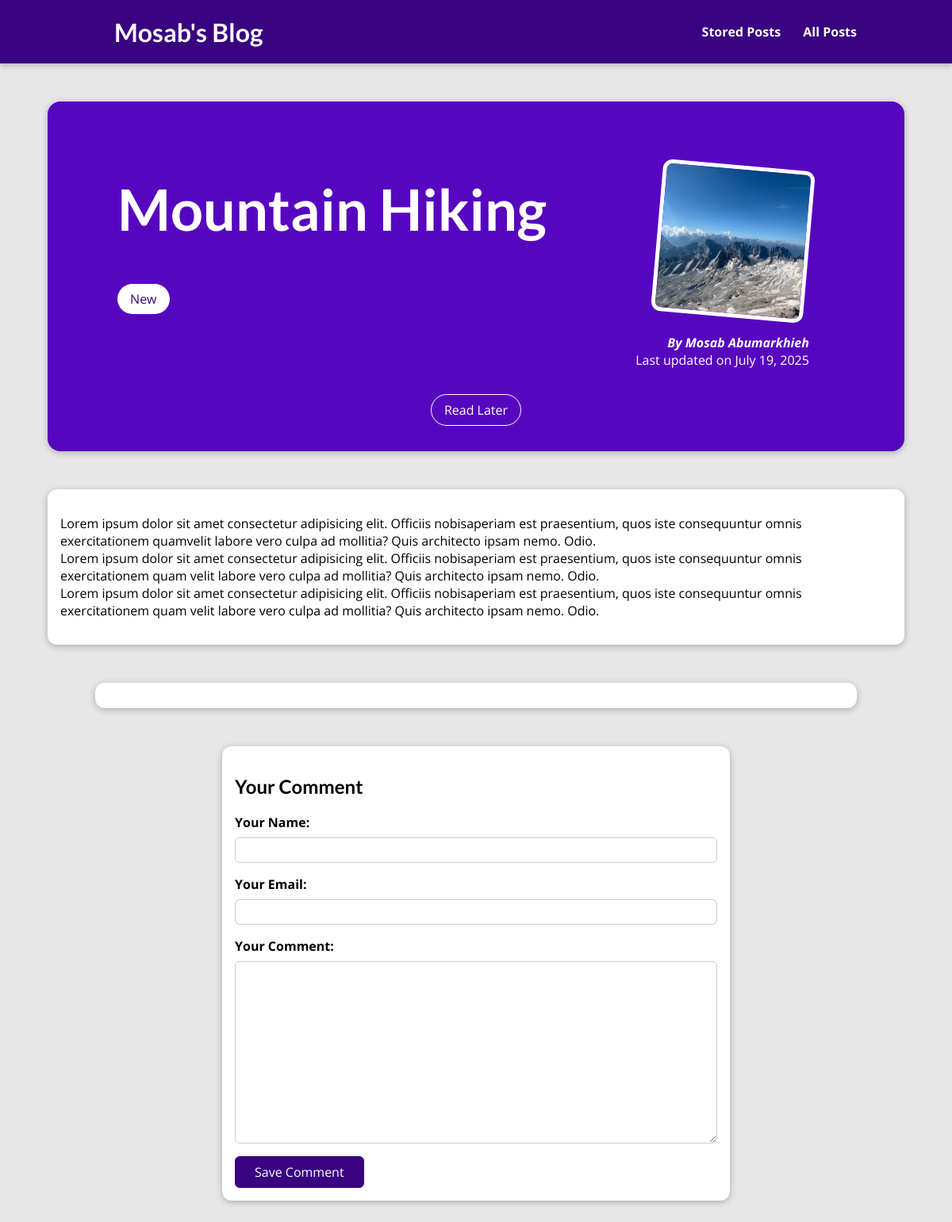
Page /posts/hike-in-the-mountains on the earlier database version.
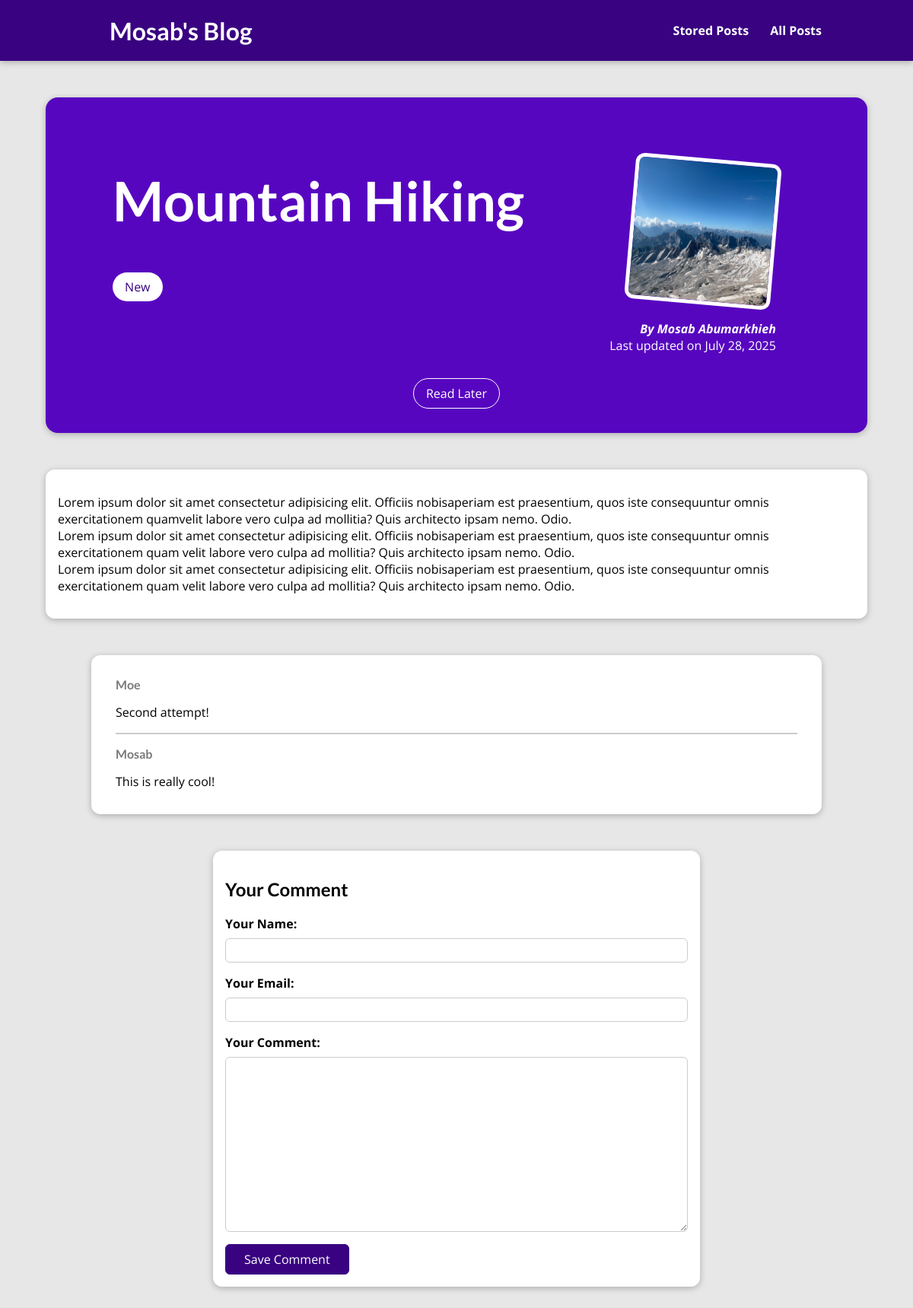
Same page on the later database version.
### blog/models.py (models this page shows, shortened)
class Post(models.Model):
    title = models.CharField(max_length=150)
    excerpt = models.CharField(max_length=200)
    image = models.ImageField(upload_to="posts", null=True)
    date = models.DateField(auto_now=True)
    slug = models.SlugField(unique=True, db_index=True)
    content = models.TextField(validators=[MinLengthValidator(10)])
    author = models.ForeignKey(
        Author, on_delete=models.SET_NULL, null=True, related_name="posts")
    tags = models.ManyToManyField(Tag)

class Tag(models.Model):
    caption = models.CharField(max_length=30)

class Author(models.Model):
    first_name = models.CharField(max_length=100)
    last_name = models.CharField(max_length=100)
    email_address = models.EmailField(max_length=250)
    def __str__(self):
        return f'{self.first_name} {self.last_name}'

class Comment(models.Model):
    user_name = models.CharField(max_length=120)
    user_email = models.EmailField()
    text = models.TextField(max_length=400)
    post = models.ForeignKey(Post, on_delete=models.CASCADE, related_name="comments")

### blog/views.py (the view, shortened to what this page needs)
# urls.py: path('posts/<slug:slug>', views.SinglePostView.as_view(), name="post-detail-page"),
class SinglePostView(View):
    def is_stored_for_later(self, request, post_id):
        stored_posts = request.session.get("stored_posts")
        if stored_posts is not None:
            is_saved_for_later = post_id in stored_posts
        else:
            is_saved_for_later = False
        return is_saved_for_later
    def get(self, request, slug):
        post = Post.objects.get(slug=slug)
        context = {
            "post": post,
            "tags": post.tags.all(),
            "comment_form": CommentForm(),
            "comments": post.comments.all().order_by("-id"),
            "saved_for_later": self.is_stored_for_later(request, post.id)
        }
        return render(request, "blog/post-detail.html", context)

### blog/forms.py
class CommentForm(forms.ModelForm):
  class Meta:
    model = Comment
    exclude = ["post"]
    labels = {
      "user_name": "Your Name",
      "user_email": "Your Email",
      "text": "Your Comment"
    }

### blog/templates/blog/post-detail.html (shortened to what this page needs)
{% extends "base.html" %}
{% load static %}
{% block stylesheet %}
  <link rel="stylesheet" href="{% static "blog/post-detail.css" %}" />
{% endblock stylesheet %}
{% block content %}
  <section id="top-container">
    <div id="summary">
      <div class="title-tag">
        <h2>{{ post.title }}</h2>
        {% for tag in tags %}
          <span class="tag">{{ tag.caption }}</span>
        {% endfor %}
      </div>
      <article>
        <img src="{{ post.image.url }}" alt="{{ post.title }}" />
        <address>By <a href="mailto:{{ post.author.email_address }}">{{ post.author }}</a></address>
        <div>
          Last updated on <time>{{ post.date }}</time>
        </div>
      </article>
    </div>
    <div id="read-later-container">
      <form action="{% url "read-later" %}" method="POST">
        <button id="read-later-button" class="tag">
          {% if saved_for_later %}
            Remove from Saved
          {% else %}
            Read Later
          {% endif %}
        </button>
      </form>
    </div>
  </section>
  <main>
    <p>
      {{ post.content|linebreaks }}
    </p>
  </main>
  <section id="comments">
    <ul>
      {% for comment in comments %}
        <li>
          <h2>{{ comment.user_name }}</h2>
          <p>{{ comment.text|linebreaks }}</p>
        </li>
      {% endfor %}
    </ul>
  </section>
  <section id="comment-form">
    <h2>Your Comment</h2>
    <form action="{% url "post-detail-page" post.slug %}" method="POST">
      {% for form_field in comment_form %}
        <div class="form-control {% if form_field.errors %}invalid{% endif %}">
          {{ form_field.label_tag }}
          {{ form_field }}
        </div>
      {% endfor %}
      <button>Save Comment</button>
    </form>
  </section>
{% endblock content %}

### templates/base.html (shortened to what this page needs)
{% load static %}
<!DOCTYPE html>
<html lang="en">
<head>
  <link rel="stylesheet" href="{% static "app.css" %}" />
  {% block stylesheet %}{% endblock stylesheet %}
</head>
<body>
  <header id="main-navigation">
    <h1><a href="{% url "starting-page" %}">Mosab's Blog</a></h1>
    <nav>
      <a href="{% url "read-later" %}">Stored Posts</a>
      <a href="{% url "posts-page" %}">All Posts</a>
    </nav>
  </header>
  {% block content %}{% endblock content %}
</body>
</html>

### static/app.css (style rules this page uses)
* { box-sizing: border-box; }
html { font-family: 'Open Sans', 'Lato', sans-serif; }
body { margin: 0; }
h1, h2, h3 { font-family: 'Lato', sans-serif; font-weight: bold; }
#main-navigation { width: 100%; height: 5rem; display: flex; justify-content: space-between; align-items: center; padding: 0 10%; position: absolute; top: 0; left: 0; }
#main-navigation a { text-decoration: none; color: white; font-weight: bold; margin-left: 1.5rem; }

### blog/static/blog/post-detail.css (style rules this page uses)
body { background-color: #e7e7e7; }
#main-navigation { background-color: #390281; box-shadow: 0 2px 8px rgba(0, 0, 0, 0.25); }
#summary { display: flex; justify-content: space-evenly; }
#top-container { margin: 8rem auto 3rem auto; padding: 2rem; width: 90%; max-width: 90rem; border-radius: 16px; background-color: #5706c0; position: relative; box-shadow: 0 2px 8px rgba(0, 0, 0, 0.25); min-height: 22rem; height: auto; }
#summary h2 { color: white; font-size: 4.5rem; flex-wrap: wrap; margin-right: 1.5rem; }
.tag { background-color: white; color: #390281; padding: 0.5rem 1rem; border-radius: 20px; text-align: center; }
#summary article { position: relative; top: 2rem; right: 0rem; padding: 1rem 2rem; border-radius: 12px; text-align: right; color: white; }
#summary article img { width: 12rem; height: 12rem; border-radius: 12px; transform: rotateZ(5deg); border: 5px solid white; margin-bottom: 1rem; }
#summary address { font-weight: bold; }
#summary a { color: white; text-decoration: none; }
main { width: 90%; max-width: 90rem; margin: 3rem auto; background-color: white; padding: 1rem; border-radius: 12px; box-shadow: 0 2px 8px rgba(0, 0, 0, 0.25); }
.form-control { margin-bottom: 1rem; }
.form-control label { font-weight: bold; margin-bottom: .5rem; display: block; }
.form-control input, .form-control textarea { display: block; width: 100%; font: inherit; padding: .25rem; border-radius: 6px; border: 1px solid #ccc; }
#comment-form, #comments { margin: 3rem auto; width: 90%; max-width: 40rem; border-radius: 12px; background-color: white; box-shadow: 0 2px 8px rgba(0, 0, 0, 0.25); padding: 1rem; }
#comment-form button { font: inherit; background-color: #390281; color: white; border: 1px solid #390281; padding: .5rem 1.5rem; border-radius: 6px; cursor: pointer }
#comments { max-width: 60rem; padding: 1rem 2rem; }
#comments ul { list-style: none; margin: 0; padding: 0; }
#comments li { margin-bottom: 1rem; border-bottom: 2px solid #ccc; }
#comments li:last-of-type { border-bottom: none; }
#comments h2 { font-size: 16px; color: #797979; }
#read-later-container { margin-top: 3rem; text-align: center; }
#read-later-button { font-size: 1.5rem; border: 1px solid white; background-color: transparent; color: white; font: inherit; cursor: pointer; }

Differences in the rows shown:
changed Post "Mountain Hiking": date "July 19, 2025" → "July 28, 2025"
added Comment: user_name "Moe", text "Second attempt!"
added Comment: user_name "Mosab", text "This is really cool!"
